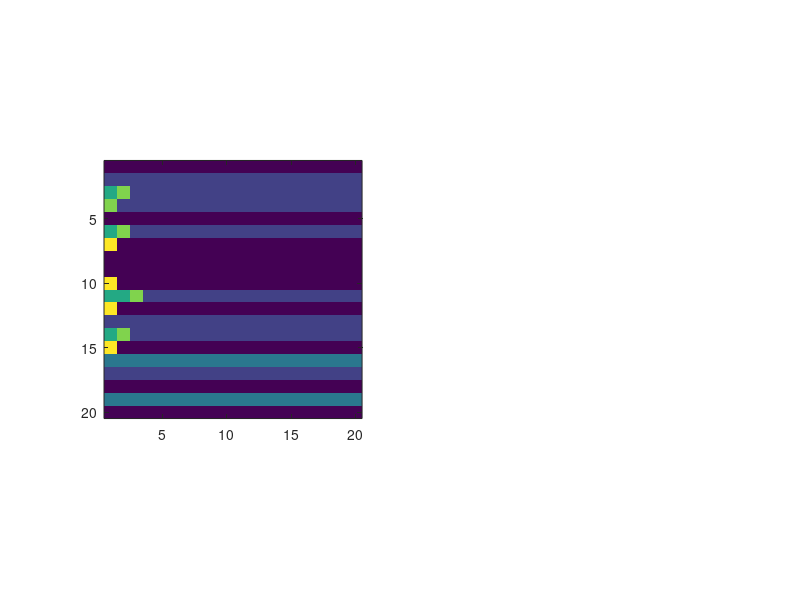

Here is the MATLAB script that generated this plot: (Note: this script raises an error after producing the figure.)
%% WE WANT TO PERMUTE OVER ALL THE POSSIBLE RULESETS , SO:
clear all;

%I have 6 states from that email. Lets see what I can do with them. Hmm...
total_states = 6 ;
ruleset=[];
%Random sizes and times for 1D initialization.
size = 21;

time = 21;







    
    
%%%%%%%%%%%%%%%%%%%%%%%%%%%%%%%%%%%%%%%%%%%%%%%%%%%%%%%%%%%%%%%%%%%%%%%%%%%
%%%%%%%%%%%%%%%%%%%%%%%%%%%%%%%%%%%%%%%%%%%%%%%%%%%%%%%%%%%%%%%%%%%%%%%%%%%

%RULE
%The ruleset here is the new state when a cell receives a signal
%First line is change in state when you do receive a signal
%Second line is a change in state when you do not receive a signal



rule_original = [ 2 , 0 ;...
                  3 , 0 ;...
                  4 , 0 ;...
                  5 , 0 ;...
                  2 , 0 ;...
                  1 , 0 ] ;

rule = rule_original(:,1) ;




rule = [ rule rule rule rule rule rule];

%%%%%%%%%%%%%%%%%%%%%%%%%%%%%%%%%%%%%%%%%%%%%%%%%%%%%%%%%%%%%%%%%%%%%%%%%%%
%%%%%%%%%%%%%%%%%%%%%%%%%%%%%%%%%%%%%%%%%%%%%%%%%%%%%%%%%%%%%%%%%%%%%%%%%%%

%GRAPH FOR ACYCLIC - LEBON ET AL
graph = zeros(total_states,total_states);

%The graph from the lauren paper is the following DAG
graph = [ 0 , 0 , 0 , 0 , 0 , 0 ;...
          0 , 0 , 0 , 0 , 0 , 0 ;...
          0 , 0 , 0 , 0 , 0 , 0 ;...
          1 , 1 , 0 , 0 , 0 , 0 ;...
          1 , 1 , 0 , 0 , 0 , 0 ;...
          1 , 1 , 1 , 0 , 1 , 0 ] ;
      

final = rule .* graph ;
          



%A graph with a cycle so we can see a comparision
cycle_graph = [ 1 , 1 , 1 , 1 , 1 , 1 ;...
                1 , 1 , 1 , 1 , 1 , 1 ;...
                1 , 1 , 1 , 1 , 1 , 1 ;...
                1 , 1 , 1 , 1 , 1 , 1 ;...
                1 , 1 , 1 , 1 , 1 , 1 ;...
                1 , 1 , 1 , 1 , 1 , 1 ] ;
      

cycle_final = rule .* cycle_graph ;
          


        
%%%%%%%%%%%%%%%%%%%%%%%%%%%%%%%%%%%%%%%%%%%%%%%%%%%%%%%%%%%%%%%%%%%%%%%%%%%
%%%%%%%%%%%%%%%%%%%%%%%%%%%%%%%%%%%%%%%%%%%%%%%%%%%%%%%%%%%%%%%%%%%%%%%%%%%



%HOW CAN THERE BE A CYCLIC GRAPH , WHAT ARE THE RULES AND EQUATIONS THAT
%WOULD GIVE US A CYCLIC GRAPH. THINK ABOUT IT.



    
% I am imposing a condition here : the rule must not allow 1->1 , 2->2
% ,etc. Basically, I am not allowing no transition


    
    
ruleset=[ruleset rule_original];

    


%TYPE AND SIZE DEFINITION
A = randi([1 total_states],1,size);
A = repmat ( A, time, 1);



%B is A for cyclic
B = A;

%
%Now what I am going to do is, I am going to have a ruleset and then when I
%am going to compare the results for graphs that have cycles and graphs
%that do not have cycles! And then I will change the initializations and
%the rulesets to see where that takes us.

%THREE THINGS THAT CAN COMPLETELY DEFINE FATE FOR OUR DETERMINISTIC MODEL:
    %GRAPH
    %RULESET
    %INITIALIZATION
    

    
%%%%%%%%%%%%%%%%%%%%%%%%%%%%%%%%%%%%%%%%%%%%%%%%%%%%%%%%%%%%%%%%%%%%%%%%%%%    
%%%%%%%%%%%%%%%%%%%%%%%%%%%%%%%%%%%%%%%%%%%%%%%%%%%%%%%%%%%%%%%%%%%%%%%%%%%
    
%INITIALIZATION
%Different ways to initialize the cells










%%%%%%%%%%%%%%%%%%%%%%%%%%%%%%%%%%%%%%%%%%%%%%%%%%%%%%%%%%%%%%%%%%%%%%%%%%%
%%%%%%%%%%%%%%%%%%%%%%%%%%%%%%%%%%%%%%%%%%%%%%%%%%%%%%%%%%%%%%%%%%%%%%%%%%%
%UPDATION 



for(t= 1:time-1),

%
    for(i=2:size-1)
       
        %%FOR ACYCLIC
        if( graph(A(t,i),A(t,i-1)) ~= 0  ) ,
                A(t+1,i) = final(A(t,i) ,A(t,i-1));
                
                
        elseif( graph(A(t,i),A(t,i+1)) ~= 0 )
                A(t+1,i) = final(A(t,i) ,A(t,i+1));
               
                
        else
                A(t+1,i) = A(t,i);

        end
        
        
        %FOR CYCLIC   
           if(   cycle_graph(B(t,i),B(t,i-1)) ~= 0  ) ,
                B(t+1,i) = cycle_final(B(t,i) ,B(t,i-1));
                
                
           elseif( cycle_graph(B(t,i),B(t,i+1)) ~= 0 ) 
                B(t+1,i) = cycle_final(B(t,i) ,B(t,i+1));
                
           else
                B(t+1,i) = B(t,i);

           end
        

        
    end
end



if 1 % no need for figures

figure

subplot(121);
%%%PLOT FOR ACYCLIC
h = imagesc(A(1:time-1,1:size-1)');
axis square;
caxis([1 6]);
colormap(parula(6));
q = colorbar;
q.Location = 'southoutside';
xlabel(q, 'State Marker');

ylabel('Cell Position');
xlabel('Time Step');
title(strcat('Acyclic | Rule: ',mat2str(rule_original(:,1))))
ax = gca;
ax.YTick = 1.5 : 1 : size -0.5;
ax.XTick = 1.5 : 1 : time -0.5;
ax.YGrid = 'on';
ax.XGrid = 'on';
set(gca,'XTickLabel',[]);
set(gca,'YTickLabel',[]);
%%%


subplot(122);
%%%PLOT FOR CYCLIC
h = imagesc(B(1:time-1,1:size-1)');
axis square;
caxis([1 6]);
colormap(parula(6));
q = colorbar;
q.Location = 'southoutside';
%lcolorbar(labels,'fontweight','bold');


xlabel(q, 'State Marker');
ylabel('Cell Position');
xlabel('Time Step');
title(strcat('Cyclic | Rule: ',mat2str(rule_original(:,1))));
ax = gca;
ax.YTick = 1.5 : 1 : size -0.5;
ax.XTick = 1.5 : 1 : time -0.5;
ax.YGrid = 'on';
ax.XGrid = 'on';
set(gca,'XTickLabel',[]);
set(gca,'YTickLabel',[]);
%%%

end %No need for figures

%%Save Figure
%savefig(strcat(mat2str(big),mat2str(rule_original(:,1))))
%saveas(gcf,strcat(mat2str(big),mat2str(rule_original(:,1)),'.png'))
%clearvars -except big;
%close all



%%

%save('1D_statistics_deranged_trackowitz','stat','ruleset')